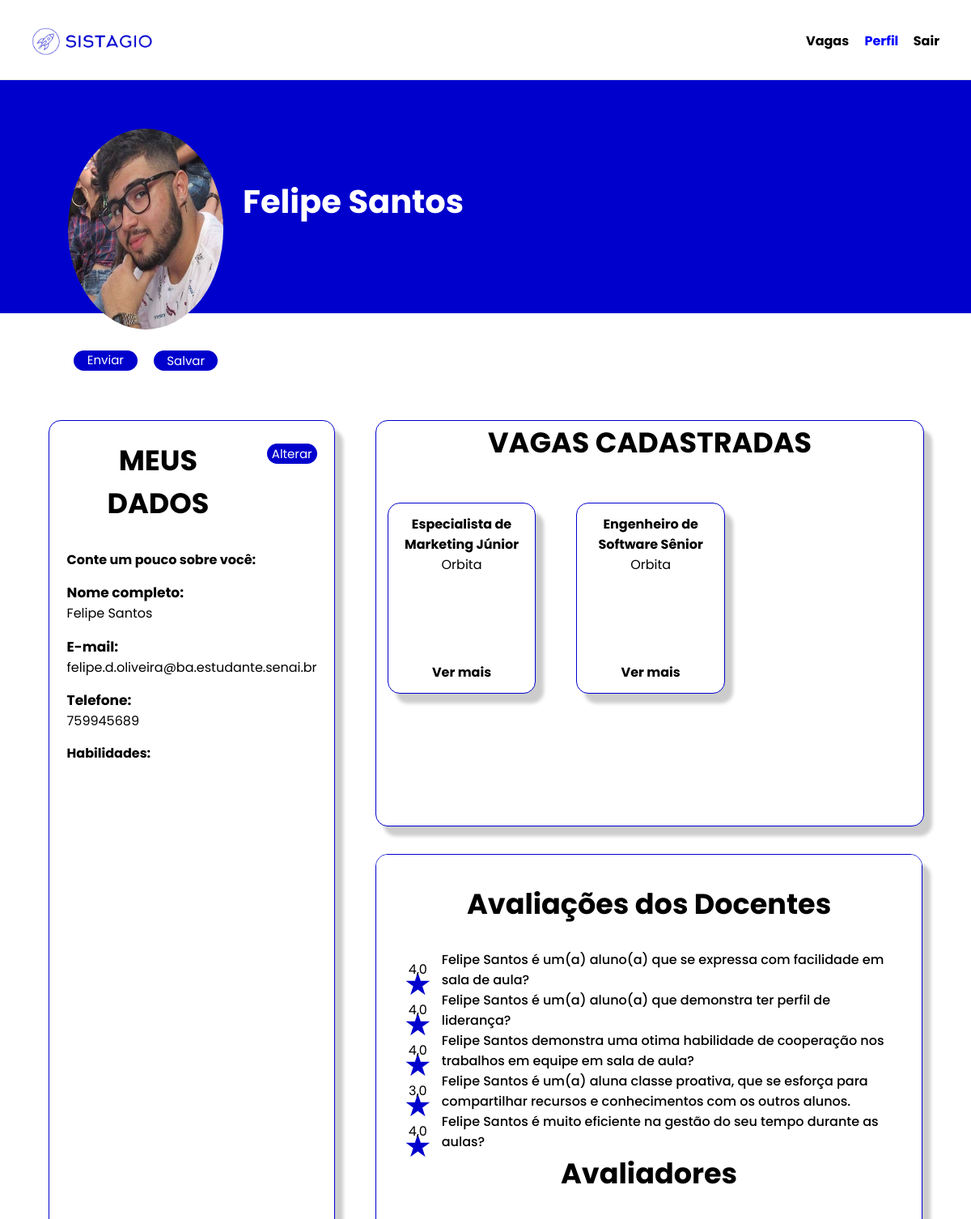
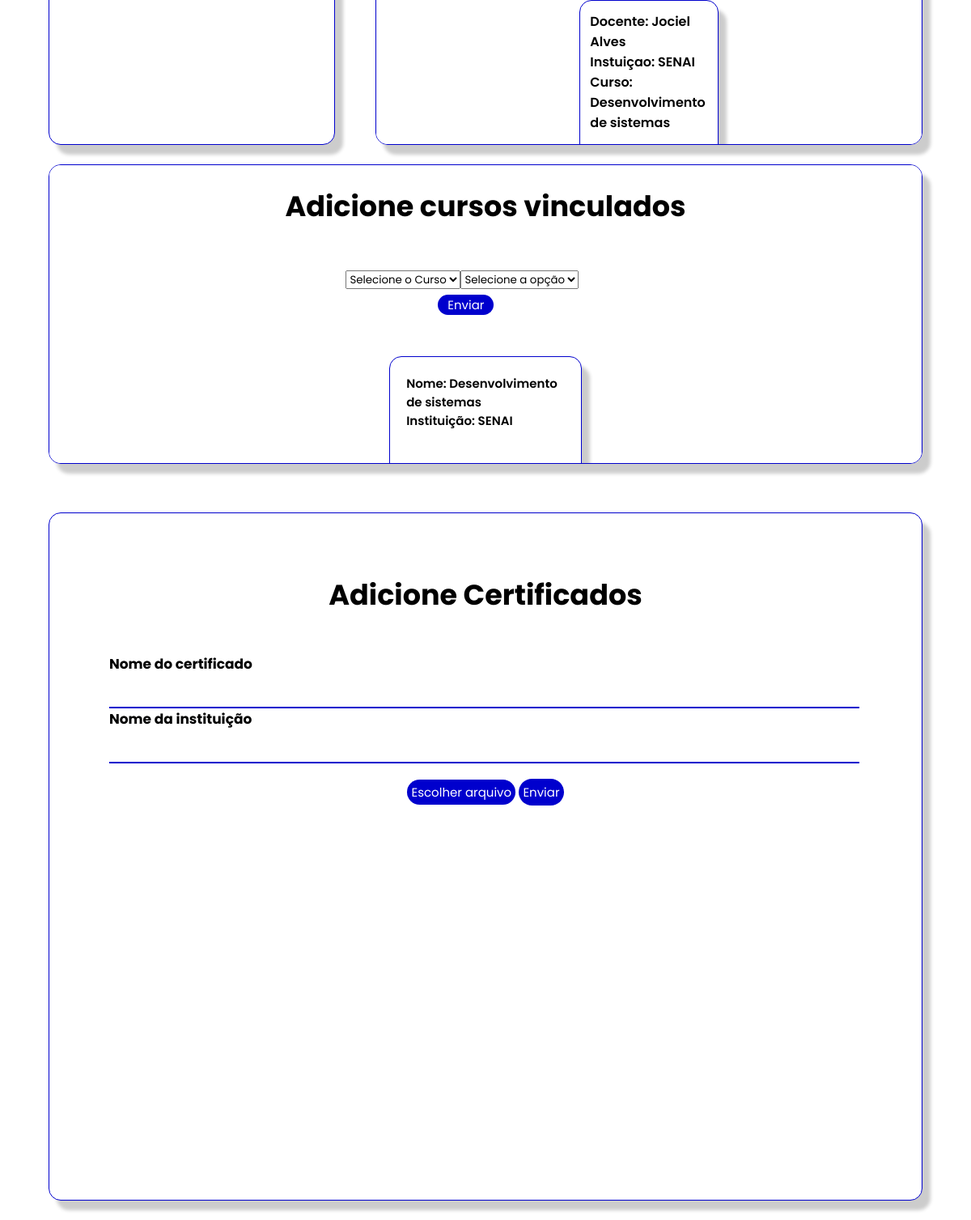
The app's page /perfil/ (signed in) with its own data (2 pictures, top to bottom).
### perfil/models.py (models this page shows)
class PerfilUser(models.Model):
    per_cod = models.BigAutoField(primary_key=True)
    per_nascimento = models.DateField(null=True,blank=True)
    per_pessoa_fk = models.ForeignKey(User, on_delete=models.CASCADE,verbose_name='Usuario')
    cpf_cnpj = models.CharField(max_length=18, blank=True)
    per_tell = models.CharField(max_length=14, blank=True)
    tipo = models.CharField(max_length=1, blank=True)
    per_foto = models.FileField(upload_to='fotos_usuario/%Y/%m/', null=True, blank=True)
    per_detalhe = models.TextField( blank=True )
    per_habilidade = models.TextField( blank=True)

class Perguntas(models.Model):
    per_codigo = models.BigAutoField(primary_key=True)
    per_pergunta = models.CharField(max_length=155, null=True, blank=True)

class Aluno_avaliado(models.Model):
    alu_codigo = models.BigAutoField(primary_key=True)
    alu_docente_fk = models.ForeignKey(Docente, on_delete=models.CASCADE,null=True)
    alu_perfil_fk = models.ForeignKey(PerfilUser, on_delete=models.CASCADE)
    alu_curso_aluno_fk = models.ForeignKey(curso_aluno, on_delete=models.CASCADE, null=True)

class Docente(models.Model):
    doce_codigo = models.BigAutoField(primary_key=True)
    doce_perfil_pk = models.ForeignKey(PerfilUser, on_delete=models.CASCADE, null=True)
    doce_instituicao_fk = models.ForeignKey(User, on_delete=models.CASCADE, null=True)

class curso_aluno(models.Model):
    curs_codigo  = models.BigAutoField(primary_key=True)
    curs_insituicao = models.ForeignKey(curso_instituicao, on_delete=models.CASCADE)
    curs_perfil_fk = models.ForeignKey(PerfilUser, on_delete=models.CASCADE)

class curso_instituicao(models.Model):
    curs_codigo  = models.BigAutoField(primary_key=True)
    curs_nome = models.CharField(max_length=45, null=True)
    curs_perfil_fk = models.ForeignKey(PerfilUser, on_delete=models.CASCADE)

### post_vagas/models.py (models this page shows, shortened)
class Vaga_cadastradas(models.Model):
    vcad_codigo = models.BigAutoField(primary_key=True)
    vcad_perfil_fk = models.ForeignKey(PerfilUser, on_delete=models.CASCADE)
    vcad_postVaga_fk = models.ForeignKey(PostVagas, on_delete=models.CASCADE)

class PostVagas(models.Model):
    vag_cod = models.BigAutoField(primary_key=True)
    vag_usuario_fk = models.ForeignKey(User, on_delete=models.CASCADE)
    vag_nome = models.CharField(max_length=50,null=True,blank=True)
    vag_tell = models.CharField(max_length=50,null=True,blank=True)
    vag_email = models.EmailField(max_length=80,null=True,blank=True)
    vag_endereco = models.CharField(max_length=40,null=True,blank=True)
    vag_descricao = models.TextField(null=True,blank=True)
    vag_funcao = models.TextField(null=True,blank=True)
    vag_beneficio = models.TextField(max_length=100,null=True,blank=True)

### perfil/views.py (the view)
# urls.py: path('', views.AtualizacaoPerfil.as_view(), name='perfil'),
class AtualizacaoPerfil(Perfil):
    def post(self, *args, **kwargs):
        usuario = get_object_or_404(
            User, username=self.request.user.username)
        if 'mudar-foto' in self.request.POST:
            foto_pessoa =  self.request.FILES.get('perfil_foto_usuario')
            print(foto_pessoa)
            imagem_compactada = compactar_imagem(foto_pessoa)
            arquivo = SimpleUploadedFile('imagem.jpg', imagem_compactada)
            self.perfil.per_foto = arquivo
            self.perfil.save()
            return redirect('perfil:perfil')
        """ PRECISSA REPARO - DATA  """
        if 'dados-usuario' in self.request.POST:
            print('Entrou aqio')
            first_name = self.usuarioForm.data.get('first_name')
            if not self.usuarioForm.is_valid():
                messages.error(
                    self.request,
                    self.usuarioForm.errors
                )
                return redirect('perfil:perfil')
            email = self.usuarioForm.data.get('email').lower()
            senha = self.usuarioForm.data.get('password')
            if email:
                usuario.email = email
                usuario.username = email
            if senha:
                usuario.set_password(senha)
            testa = self.usuarioPerfil.save()
            print(testa)
            if first_name:
                usuario.first_name = first_name
            usuario.save()
            if senha:
                return redirect('home:logout')
            return redirect('perfil:perfil')
        if 'botao-certificado' in self.request.POST:
            documento = self.request.FILES.get('cert_arquivo')
            arquivo = self.certificado.save(commit=False)
            arquivo.cert_pessoa_fk = self.perfil
            arquivo.cert_arquivo = documento
            arquivo.save()
            return redirect('perfil:perfil')
        if 'botao-vag'  in self.request.POST:
            post = self.postvaga.save(commit=False)
            post.vag_usuario_fk =  usuario
            post.save()
            return redirect('perfil:perfil')
        if 'botao-csv' in self.request.POST:
            arquivo = self.request.FILES.get('arquivo')
            arquivo_nome_turma = self.request.POST.get('arquivo_nome_turma')
            if not arquivo or not arquivo_nome_turma:
                messages.error(
                    self.request,
                    "Digite todos os campos para o envio"
                )
                return redirect('perfil:perfil')
            file = arquivo.read().decode('latin-1').splitlines()
            reader = csv.reader(file, delimiter=';')
            aluno_lista = []
            for linha,tabela in enumerate(reader):
                if linha <= 2:
                    continue
                nome = tabela[1]
                matricula = tabela[0].replace('.','').replace(',','').replace('-','')
                obj = models.Aluno_Csv(
                    alu_nome=nome,
                    alu_matricula=matricula,
                    alu_turma=arquivo_nome_turma,
                )
                models.Aluno_Csv.objects.filter(alu_nome=nome, alu_matricula=matricula
                                                ,alu_turma=arquivo_nome_turma).delete()
                aluno_lista.append(obj)
            models.Aluno_Csv.objects.bulk_create(aluno_lista)
        if 'btn-docente' in self.request.POST:
            if not self.docenteFormulario.is_valid():
                messages.error(
                    self.request,
                    self.docenteFormulario.errors
                )
                return redirect('perfil:perfil')
            nome_docente = self.request.POST.get('nome_docente')
            email_docente = self.request.POST.get('email_docente')
            senha_docente = self.request.POST.get('senha_docente')
            cpf_docente = self.request.POST.get('cpf_docente')
            docente = User(
                username= email_docente.lower(),
                first_name = nome_docente,
                email= email_docente
            )
            docente.set_password(senha_docente)
            docente.save()
            perfil = models.PerfilUser(
                per_pessoa_fk=docente,
                tipo='D',
                cpf_cnpj= cpf_docente,
            )
            docente_perfil = []
            docente_perfil.append(perfil)
            models.PerfilUser.objects.bulk_create(docente_perfil)
            instituicao_docente = models.Docente(doce_perfil_pk=perfil, doce_instituicao_fk=usuario)
            instituicao_docente.save()
            curso_docente = self.request.POST.getlist('curso_docente')
            for value in curso_docente:
                curso_instituicao = get_object_or_404(models.curso_instituicao, curs_codigo=int(value))
                docente_curso = Docente_curso(doce_docente_pk=instituicao_docente,
                                              doce_curso_instituicao_fk=curso_instituicao)
                docente_curso.save()
            return redirect('perfil:perfil')
        if 'botao-curso-instituicao' in self.request.POST:
            curso = self.cursoform.save(commit=False)
            curso.curs_perfil_fk = self.perfil
            curso.save()
        if 'curso_escolhido' in self.request.POST:
            print('a')
            nome_instituicao = self.request.POST.get('instituicao')
            nome_curso = self.request.POST.get('curso')
            if nome_curso:
                usuario = get_object_or_404(User, first_name=nome_instituicao)
                perfil = models.PerfilUser.objects.filter(per_pessoa_fk=usuario).first()
                curso_institui = get_object_or_404(models.curso_instituicao, curs_perfil_fk=perfil, curs_nome=nome_curso)
                aluno_curso = models.curso_aluno(curs_insituicao=curso_institui, curs_perfil_fk=self.perfil)
                aluno_curso.save()
            return redirect('perfil:perfil')
        return redirect('home:inicial')

### perfil/templates/perfil/perfil.html (shortened to what this page needs)
{% extends 'base.html' %}
{% load static %}
{% block conteudo %}
{% include 'parcias/_header.html' %}
{% block style %}
<link rel="stylesheet" href="{% static 'perfil.css'%}">{% endblock %}
<main class="main">
    <div class="container-inicio">
        <div class="foto-perfi">
            {% if perfilPessoa.per_foto %}
            <img src="{{perfilPessoa.per_foto.url}}" alt="" class="img-perfil">
            {%endif%}
            <form class="container-foto-form" method="POST" enctype="multipart/form-data">
                <label for="btn-foto-alterar" id="label-file">Enviar Arquivo</label>
                <button class="btn-alterar-sobre1" name="mudar-foto">Salvar foto</button>
            </form>
        </div>
        <div class="titulo">
            <h3 class="text-titulo">{{user.first_name}}</h3>
        </div>
    </div>
    <div class="container-meio {% if  perfilPessoa.tipo == 'I' %} container-instiucao {%endif%}">
        <div class="container-sobre  {% if  perfilPessoa.tipo == 'I' %} d-flex {%endif%}">
            <div class="form-dados-sobre " id="form-dados-banco">
                <div class="titulo-sobre">
                    <h3 class="title-meio-h3">MEUS DADOS</h3>
                    <button class="btn-alterar-sobre" id="btn-alterar">Alterar</button>
                </div>
                <div class="descricao">
                    <h4 class="text-descricao">Conte um pouco sobre você:</h4>
                </div>
                <div class="dados-pessoais">
                    <label for="" class="text-dados">Nome completo:</label>
                    <p>{{user.first_name}}</p>
                </div>
                <div class="dados-pessoais">
                    <label for="" class="text-dados">E-mail:</label>
                    <p>{{user.email}}</p>
                </div>
                <div class="dados-pessoais">
                    <label for="" class="text-dados ">Telefone:</label>
                    <p class="{% if not perfilPessoa.per_tell%}null-tell{%endif%}">
                        {% if perfilPessoa.per_tell%} {{perfilPessoa.per_tell}} {%endif%}
                    </p>
                </div>
                {% if perfilPessoa.tipo == 'A' %}
                <div class="descricao">
                    <h4 class="text-descricao">Habilidades:</h4>
                </div>
                {%endif%}
            </div>
        </div>
        <div class="box-vagas">
            <div class="container-vagas-cadastradas">
                <h3 class="title-meio-h3">{% if perfilPessoa.tipo == 'A' %}VAGAS CADASTRADAS{%endif%}
                </h3>
                <div class="card-vagas" id="card-vagas">
                    {% if perfilPessoa.tipo == 'A' %}
                    {% for Vaga in vaga_cadastradas%}
                    <div class="itens-card-vagas">
                        <h4 class="title-card-vagas">{{Vaga.vcad_postVaga_fk.vag_nome}}</h4>
                        <p class="descricao-vaga">{{Vaga.vcad_postVaga_fk.vag_usuario_fk.first_name}}</p>
                        <div class="div-btn-ver-mais">
                            <a href="" class="btn-ver-mais">
                                <p class="text-ver-mais"> Ver mais</p>
                            </a>
                        </div>
                    </div>
                    {%endfor%}
                    {%endif%}
                </div>
            </div>
            {% if perfilPessoa.tipo == 'A' %}
            <div class="container-avaliacao">
                <h4 class="title-meio-h3">Avaliações dos Docentes</h4>
                {% for pergunta, nota in lista_pergunta_media%}
                <div class="itens-nota">
                    <div class="estrela">
                        <p class="nota">{{nota}}</p>
                        <span class="star">★</span>
                    </div>
                    <h4 class="texts-soft-skills">  {{user.first_name}} {{pergunta}} </h4>
                </div>
                {%endfor%}
                 <h4 class="title-meio-h3">Avaliadores</h4>
                 <div class="box-professores">
                    {% for ava in  aluno_verificado %}
                    <div class="itens-card-vagas">
                           <h4 class="name-prof">Docente: {{ava.alu_docente_fk.doce_perfil_pk.per_pessoa_fk.first_name}}</h4>
                           <h4 class="name-prof">Instuiçao: {{ava.alu_docente_fk.doce_instituicao_fk.first_name.upper}}</h4>
                           <h4 class="name-prof">Curso: {{ava.alu_curso_aluno_fk.curs_insituicao.curs_nome}}</h4>
                           <br>
                       </div>
                   {%endfor%}
                 </div>
            </div>
        </div>
    </div>
    <form action="" method="POST" name="curso_escolhido">
        <div class="container-cursos">
            <h4 class="title-meio-h3">Adicione cursos vinculados </h4>
            <div class="escolha-curso">
            <select id="firstOption" name="instituicao">
                <option value="">Selecione o Curso</option>
            </select>
            <select id="secondOption" name="curso">
                <option value="">Selecione a opção</option>
            </select>
            <button type="submit" name="curso_escolhido" class="btn-alterar-sobre2">Enviar</button>
        </div>
            <div class="box-curso-selecao">
            {% for curso in  curso_aluno_vinculado%}
            <div class="itens-card-vagas2">
                <h1 class="texts-curso-selecao" id="text-nome">Nome: {{curso.curs_insituicao.curs_nome}}  </h1>
                <h1 class="texts-curso-selecao" id="text-instituicao">Instituição:   {{curso.curs_insituicao.curs_perfil_fk.per_pessoa_fk.first_name.upper}} </h1>
            </div>
            {%endfor%}
        </div>
        </div>
    </form>
    {%endif%}
    <div class="container-certificados-aluno  {% if  perfilPessoa.tipo == 'E' or perfilPessoa.tipo == 'I' %}container-vagas{%endif%}" >
        <div class="titulo-certificados">
            {% if perfilPessoa.tipo == 'A' %}
            <h3 class="title-meio-h3">Adicione Certificados</h3>
            <form method="POST" enctype="multipart/form-data" class="info-certificados">
                <label for="id_cert_nome_curso" class="text-dados">Nome do certificado</label>
                <input required type="text" name="{{certificados.cert_nome_curso.name}}" class="input-dados"
                    id="id_cert_nome_curso">
                <label  for="id_cert_instituicao" class="text-dados">Nome da instituição</label>
                <input required type="text" name="{{certificados.cert_instituicao.name}}" id="id_cert_instituicao"
                    class="input-dados">
                <div class="btn-certificados">
                    <label for="certificado_aluno" class="file-certificados-aluno"> Escolher arquivo</label>
                    <button type="submit" class="btn-alterar-sobre-file" name="botao-certificado">Enviar</button>
                </div>
            </form>
            {%endif%}
        </div>
{%endblock%}

### records on screen
PerfilUser: per_foto (picture), per_tell "759945689", tipo "A" (drawn)
Vaga_cadastradas: vcad_postVaga_fk.vag_nome "Especialista de Marketing Júnior", vcad_postVaga_fk.vag_usuario_fk.first_name "Orbita"
Vaga_cadastradas: vcad_postVaga_fk.vag_nome "Engenheiro de Software Sênior", vcad_postVaga_fk.vag_usuario_fk.first_name "Orbita"
Perguntas: lista_pergunta_media "é um(a) aluno(a) que se expressa com facilidade em sala de aula?"
Perguntas: lista_pergunta_media "é um(a) aluno(a) que demonstra ter perfil de liderança?"
Perguntas: lista_pergunta_media "demonstra uma otima habilidade de cooperação nos trabalhos em equipe em sala de aula?"
Perguntas: lista_pergunta_media "é um(a) aluna classe proativa, que se esforça para compartilhar recursos e conhecimentos com os outros alunos."
Perguntas: lista_pergunta_media "é muito eficiente na gestão do seu tempo durante as aulas?"
Aluno_avaliado: alu_docente_fk.doce_perfil_pk.per_pessoa_fk.first_name "Jociel Alves", alu_docente_fk.doce_instituicao_fk.first_name "SENAI", alu_curso_aluno_fk.curs_insituicao.curs_nome "Desenvolvimento de sistemas"
curso_aluno: curs_insituicao.curs_nome "Desenvolvimento de sistemas", curs_insituicao.curs_perfil_fk.per_pessoa_fk.first_name "SENAI"

### other values on screen
{{ user.first_name }} "Felipe Santos"
{{ user.email }} "felipe.d.oliveira@ba.estudante.senai.br"
{{ nota }} "4,0" "4,0" "4,0" "3,0" "4,0"
{{ user.first_name }} "Felipe Santos" "Felipe Santos" "Felipe Santos" "Felipe Santos" "Felipe Santos"
